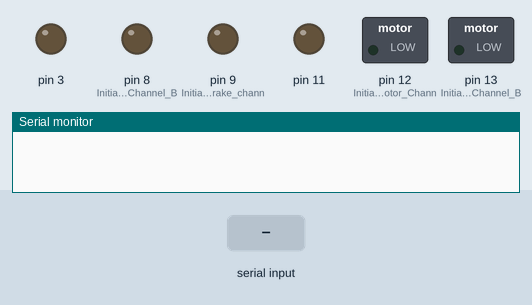
Bench run of a sketch on a simulated Arduino Mega 2560, built with avr-gcc and run on an emulated ATmega2560. On the bench: switched loads named in the sketch (green lamp = pin HIGH), output pins drawn as LEDs (lit = HIGH), the last lines printed to the serial monitor. The test bench sets the inputs (shaded band).

Above: at 1.2 s.
1.3 s: "w" received over Serial
At 1.7 s:
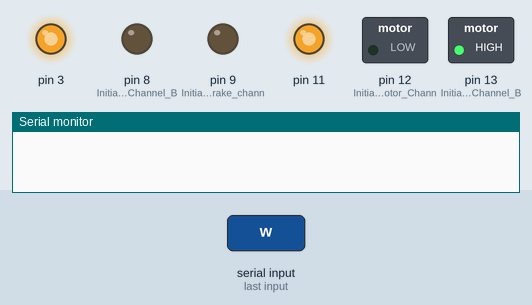
3.3 s: "s" received over Serial
At 3.7 s:
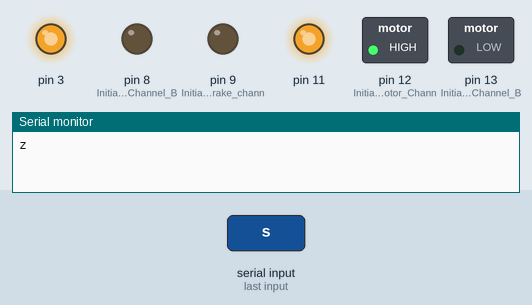
5.3 s: "d" received over Serial
At 5.7 s:
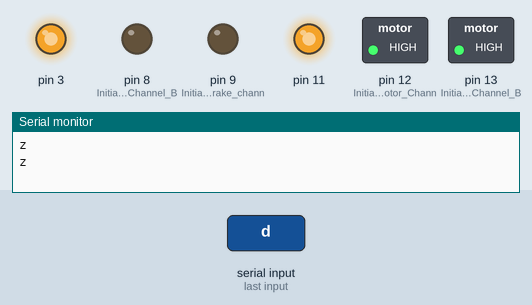
7.5 s: "a" received over Serial
At 8.0 s:
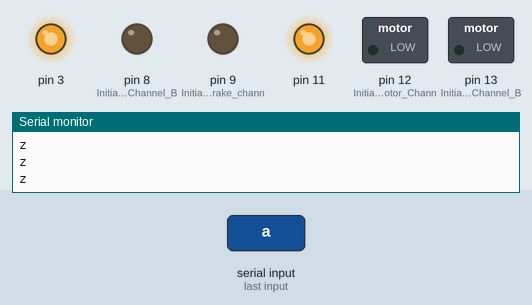
Timing chart, 0 to 10.5 s (numbered marks = the images above; inputs shaded):
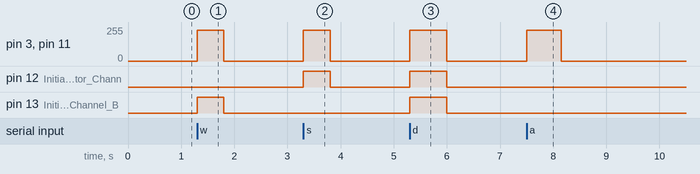

Measured:
- after the input at 1.3 s, pin 3, pin 11: 0/255 → 230/255 at once, → 0/255 0.50 s later; pin 13 (Initiates_Motor_Channel_B): LOW → HIGH at once, → LOW 0.50 s later
- after the input at 3.3 s, pin 3, pin 11: 0/255 → 230/255 at once, → 0/255 0.50 s later; pin 12 (Initiates_the_Motor_Chann): LOW → HIGH at once, → LOW 0.50 s later
- after the input at 5.3 s, pin 3, pin 11: 0/255 → 230/255 at once, → 0/255 0.70 s later; pin 12 (Initiates_the_Motor_Chann), pin 13 (Initiates_Motor_Channel_B): LOW → HIGH at once, → LOW 0.70 s later
- after the input at 7.5 s, pin 3, pin 11: 0/255 → 230/255 at once, → 0/255 0.65 s later

The sketch:

Motor_Control_Code_-_Non_Encoders.ino
```cpp
#define travel_distance 50
#define left_turn_distance 25
#define right_turn_distance 25

//time in millis to execute each of the drive functions for 13.3V battery
#define left_turning_time 650
#define right_turning_time 700
#define forwards_time 500
#define backwards_time 500
#define right_align_time 90
#define left_align_time 90

// PID Variables
unsigned int pwm_R = 230;
unsigned int pwm_L = 230;

//serial inputs
char incomingByte;
char command;

void setup() {

  //Setup Motor Channels
  pinMode(13, OUTPUT); //Initiates Motor Channel B pin
  pinMode(8, OUTPUT);  //Initiates Brake Channel B pin
  pinMode(12, OUTPUT); //Initiates the Motor Channel A pin
  pinMode(9, OUTPUT); //Initiates the Brake channel A pin

  //Initiate Serial Monitor
  Serial.begin(9600);
}

void loop() {

  //waiting for command
  if (Serial.available()>0){
    incomingByte=Serial.read();
    command=incomingByte;
    }

  //moving forward
  if (command == 'w') {
    //Serial.println("Commencing Forward Sequence");

    runR(pwm_R, true);
    runL(pwm_L, false);

    delay(forwards_time);

    fs();

    //reset command
    command = 'z';
    Serial.println("z"); //Send serial monitor on Mega z to indicate move is done
    }

  //moving backwards
  if (command == 's') {
    //Serial.println("Commencing Backward Sequence");

    // move backwards until some distance
    runR(pwm_R, false);
    runL(pwm_L, true);

    delay(backwards_time);

    //full stop
    fs();

    //reset command
    command = 'z';
    Serial.println("z");  //send mega value
    }

  //right turn
  if (command == 'd') {
      //Serial.println("Commencing Right Turn");

      // spin right some distance
      runR(pwm_R, false);
      runL(pwm_L, false);

      delay(right_turning_time);

      //full stop
      fs();

      //reset command
      command = 'z';
      Serial.println("z");  //send mega confirmation
      }

  //left turn
  if (command == 'a') {
      //Serial.println("Commencing Left Turn");

      // spin left some distance
        runR(pwm_R, true);
        runL(pwm_L, true);

        delay(left_turning_time);

        //full stop
        fs();

        //reset command
        command = 'z';
        Serial.println("z");  //send mega confirmation
      }

   //align right
   if (command == 'e') {
      //Serial.println("Commencing Right Turn");

      // spin right some distance
      runR(pwm_R, false);
      runL(pwm_L, false);

      delay(right_align_time);

      //full stop
      fs();

      //reset command
      command = 'z';
      Serial.println("z");  //send mega confirmation
      }


   //align left
   if (command == 'q') {
      //Serial.println("Commencing Left Turn");

      // spin left some distance
        runR(pwm_R, true);
        runL(pwm_L, true);

        delay(left_align_time);
        //full stop
        fs();

        //reset command
        command = 'z';
        Serial.println("z");  //send mega confirmation
      }

}

void runR(int speed, boolean rev) {
  //Channel A
  if(rev) {
    //Establishes backward direction of Channel A
    digitalWrite(12, LOW);
  }else {
    //Establishes forward direction of Channel A
    digitalWrite(12, HIGH);
  }
  digitalWrite(9, LOW);   //Disengage the Brake for Channel A
  analogWrite(3, speed);   //Spins the motor on Channel A at full speed
}

void runL(int speed, boolean rev) {
  //Channel B
  if(rev) {
    digitalWrite(13, LOW); //Establishes backwards direction of Channel B
  }else{
    digitalWrite(13, HIGH); //Establishes forward direction of Channel B
  }

  digitalWrite(8, LOW);   //Disengage the Brake for Channel B
  analogWrite(11, speed);   //Spins the motor on Channel B at full speed
}

//fullstop
void fs(){
  digitalWrite(8, HIGH);
  digitalWrite(9, HIGH);

  runR(0,true);
  runL(0,true);
}
```
